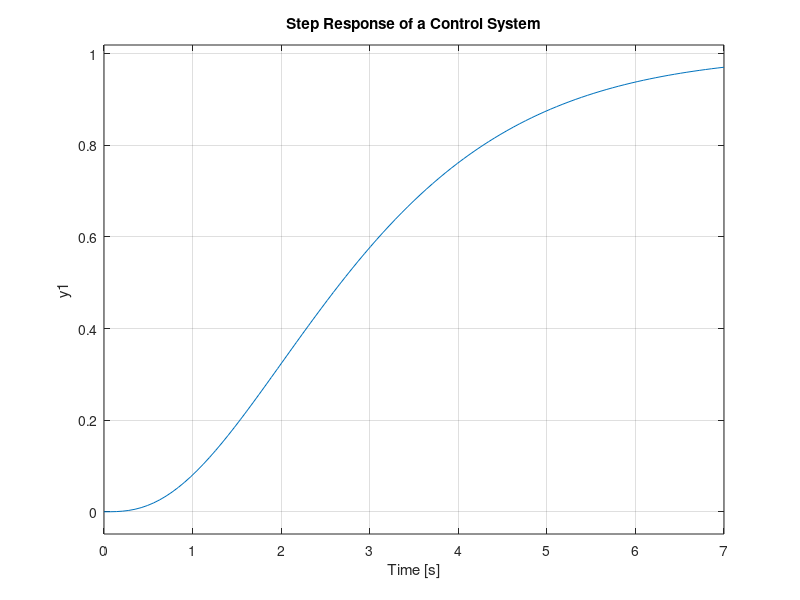

MATLAB code to generate this figure:
%Name: Md. Roknuzzaman Rikon
%Id: 22024014
% Step Response of a Control System 
sys = tf([1], [1 3 3 1]); 
step(sys); 
title('Step Response of a Control System'); 
